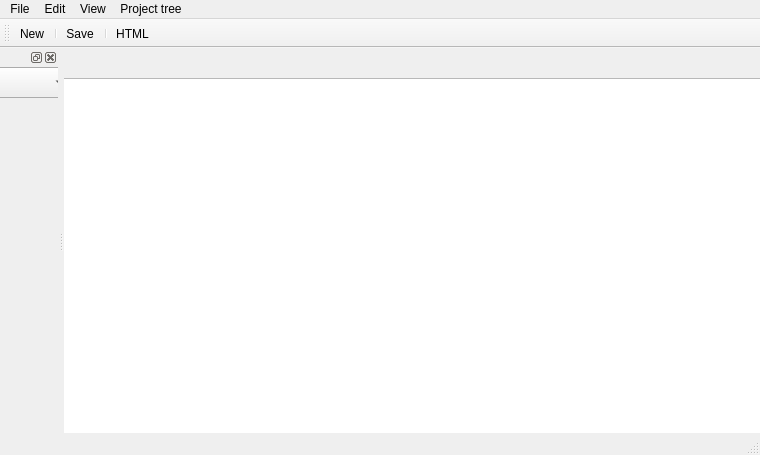
<?xml version="1.0" encoding="UTF-8"?>
<ui version="4.0">
 <class>EditorWindow</class>
 <widget class="QMainWindow" name="EditorWindow">
  <property name="geometry">
   <rect>
    <x>0</x>
    <y>0</y>
    <width>760</width>
    <height>455</height>
   </rect>
  </property>
  <property name="windowTitle">
   <string>MainWindow</string>
  </property>
  <widget class="QWidget" name="centralwidget">
   <widget class="QTextEdit" name="textEdit">
    <property name="geometry">
     <rect>
      <x>-320</x>
      <y>30</y>
      <width>1391</width>
      <height>511</height>
     </rect>
    </property>
   </widget>
  </widget>
  <widget class="QMenuBar" name="menubar">
   <property name="geometry">
    <rect>
     <x>0</x>
     <y>0</y>
     <width>760</width>
     <height>27</height>
    </rect>
   </property>
   <widget class="QMenu" name="menuFile">
    <property name="title">
     <string>File</string>
    </property>
    <addaction name="actionNew"/>
    <addaction name="actionOpen_Existing"/>
    <addaction name="separator"/>
    <addaction name="actionSave"/>
   </widget>
   <widget class="QMenu" name="menuEdit">
    <property name="title">
     <string>Edit</string>
    </property>
    <addaction name="actionCut"/>
    <addaction name="actionCopy"/>
    <addaction name="actionPaste"/>
    <addaction name="separator"/>
    <addaction name="actionUndo"/>
    <addaction name="actionRedo"/>
   </widget>
   <widget class="QMenu" name="menuView">
    <property name="title">
     <string>View</string>
    </property>
    <addaction name="actionHTML"/>
    <addaction name="actionHumane"/>
   </widget>
   <widget class="QMenu" name="menuProject_tree">
    <property name="title">
     <string>Project tree</string>
    </property>
   </widget>
   <addaction name="menuFile"/>
   <addaction name="menuEdit"/>
   <addaction name="menuView"/>
   <addaction name="menuProject_tree"/>
  </widget>
  <widget class="QStatusBar" name="statusbar"/>
  <widget class="QToolBar" name="toolBar">
   <property name="windowTitle">
    <string>toolBar</string>
   </property>
   <attribute name="toolBarArea">
    <enum>TopToolBarArea</enum>
   </attribute>
   <attribute name="toolBarBreak">
    <bool>false</bool>
   </attribute>
   <addaction name="actionNew"/>
   <addaction name="separator"/>
   <addaction name="actionSave"/>
   <addaction name="separator"/>
   <addaction name="actionHTML"/>
  </widget>
  <widget class="QDockWidget" name="dockWidget">
   <attribute name="dockWidgetArea">
    <number>1</number>
   </attribute>
   <widget class="QWidget" name="dockWidgetContents">
    <widget class="QComboBox" name="textSize">
     <property name="geometry">
      <rect>
       <x>-10</x>
       <y>0</y>
       <width>81</width>
       <height>31</height>
      </rect>
     </property>
    </widget>
   </widget>
  </widget>
  <action name="actionSave">
   <property name="icon">
    <iconset>
     <normaloff>:/images/save file.png</normaloff>
     <normalon>:/new/prefix1/save file.png</normalon>:/images/save file.png</iconset>
   </property>
   <property name="text">
    <string>Save</string>
   </property>
  </action>
  <action name="actionCut">
   <property name="text">
    <string>Cut</string>
   </property>
  </action>
  <action name="actionCopy">
   <property name="text">
    <string>Copy</string>
   </property>
  </action>
  <action name="actionPaste">
   <property name="text">
    <string>Paste</string>
   </property>
  </action>
  <action name="actionRedo">
   <property name="text">
    <string>Redo</string>
   </property>
  </action>
  <action name="actionNew">
   <property name="icon">
    <iconset>
     <normalon>:/new/prefix1/new-file.png</normalon>
    </iconset>
   </property>
   <property name="text">
    <string>New</string>
   </property>
  </action>
  <action name="actionHTML">
   <property name="icon">
    <iconset>
     <normalon>:/new/prefix1/678123-file-code-128.png</normalon>
    </iconset>
   </property>
   <property name="text">
    <string>HTML</string>
   </property>
  </action>
  <action name="actionHumane">
   <property name="text">
    <string>Real view</string>
   </property>
  </action>
  <action name="actionUndo">
   <property name="text">
    <string>Undo</string>
   </property>
  </action>
  <action name="actionOpen_Existing">
   <property name="text">
    <string>Open Existing</string>
   </property>
  </action>
 </widget>
 <tabstops>
  <tabstop>textEdit</tabstop>
 </tabstops>
 <resources/>
 <connections/>
</ui>
